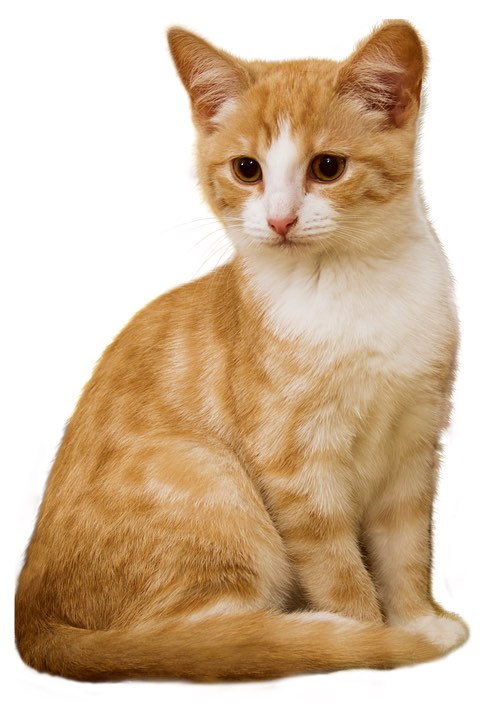
//> input picture 第一部分-快速上手OpenCV/chapter01-邂逅OpenCV/cat.jpg, 498 x 720 px
$ ./RemapComphrensiveExample   (built with g++ and OpenCV 4)
//> lines starting //> are read from the running program, lines starting //| are printed output that depends on the picture
#include <iostream>
#include <vector>
#include <opencv2/opencv.hpp>
#include <opencv2/highgui/highgui.hpp>
#include <opencv2/imgproc/imgproc.hpp>

using namespace std;
using namespace cv;

#define WINDOW_NAME "[程序窗口]"

// 全局变量声明
Mat g_srcImage, g_dstImage;
Mat g_map_x, g_map_y;

// 全局函数声明
int update_map(int key);
static void ShowHelpText();

int main(int argc, char** argv) {

    // [1] 载入原始图
    g_srcImage = imread("cat.jpg");
//> g_srcImage is the input picture: 720 rows x 498 cols, CV_8UC3; mean B, G, R 162.6, 189.2, 213.4
    if (!g_srcImage.data) {
        printf("读取图片错误, 请确定目录下是否有imread指定的图片存在~! \n");
        return false;
    }

    // [2] 创建和原始图一样的效果图, x重映射图, y重映射图
    g_dstImage.create(g_srcImage.size(), g_srcImage.type());
    g_map_x.create(g_srcImage.size(), CV_32FC1);
    g_map_y.create(g_srcImage.size(), CV_32FC1);

    // [3] 创建窗口并显示
    namedWindow(WINDOW_NAME, WINDOW_AUTOSIZE);
    imshow(WINDOW_NAME, g_srcImage);

    ShowHelpText();

    // [4] 轮询按键, 更新map_x和map_y的值, 进行重映射操作并显示效果图
    while (1) {
        // 获取键盘按键
        int key = waitKey(0);
//> the key '1' is pressed

        // 判断ESC是否按下, 若按下便退出
        if ((key & 255) == 27) {
            cout << "程序退出......\n";
            break;
        }

        // 根据按下的键盘按键来更新map_x & map_y的值, 然后调用remap()进行重映射
        update_map(key);
//> after the loop in update_map, `for (int i=0; i < g_srcImage.rows; i++)`:
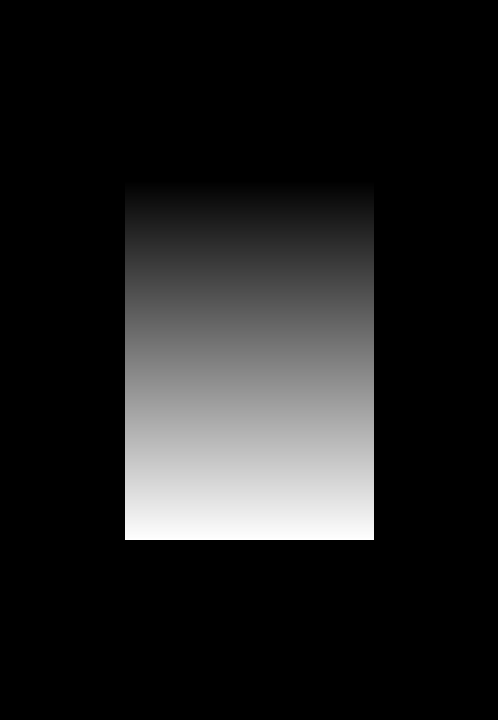
//> g_map_y: 720 rows x 498 cols, CV_32FC1; min 0, max 718.5, mean 89.9; drawn with min black and max white
        remap(g_srcImage, g_dstImage, g_map_x, g_map_y, INTER_LINEAR, BORDER_CONSTANT, Scalar(0, 0, 0));
//> the key '2' is pressed
//> call 2 of update_map, with key = 50
//> after the loop in update_map (call 2), `for (int i=0; i < g_srcImage.rows; i++)`:
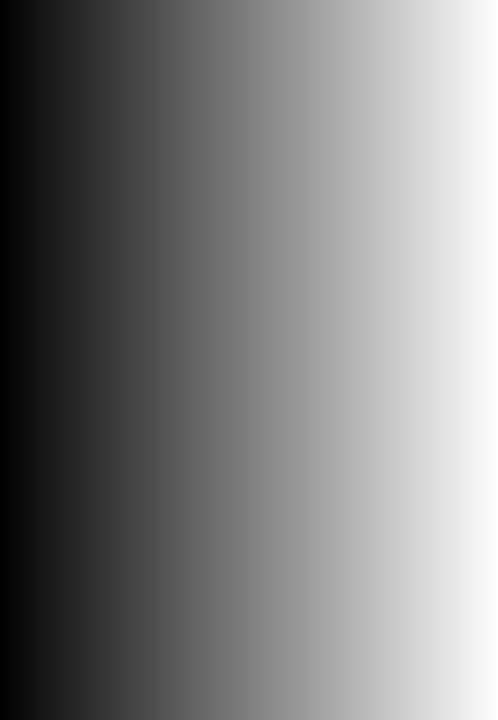
//> g_map_x: 720 rows x 498 cols, CV_32FC1; min 0, max 497, mean 248.5; drawn with min black and max white
//> after the loop in update_map (call 2), `for (int i=0; i < g_srcImage.rows; i++)`:
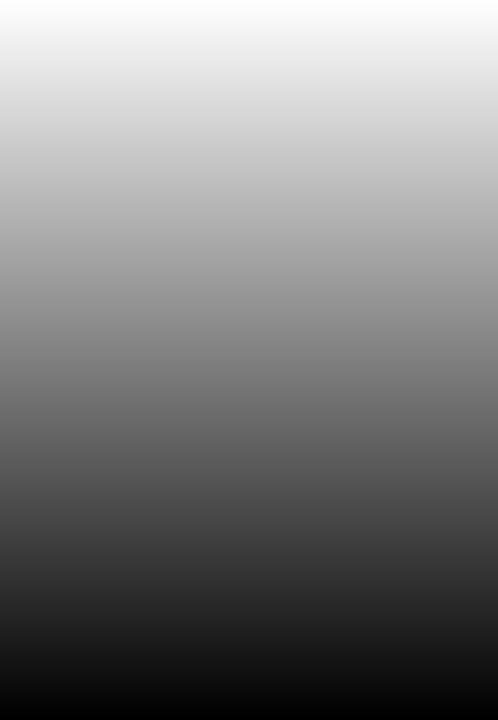
//> g_map_y: 720 rows x 498 cols, CV_32FC1; min 1, max 720, mean 360.5; drawn with min black and max white
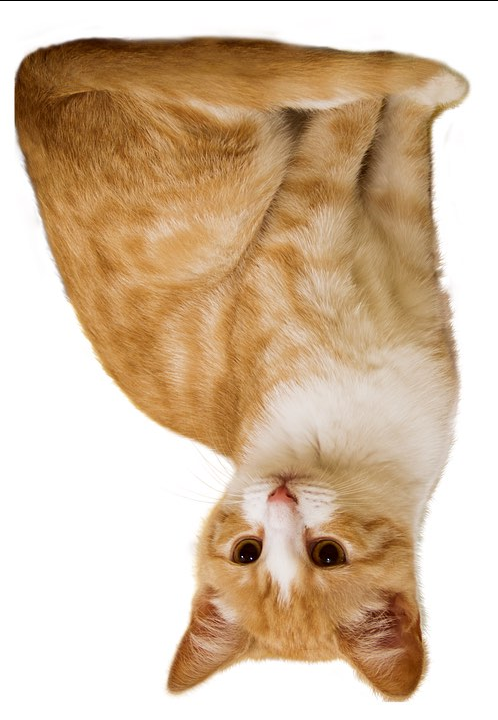
//> g_dstImage: 720 rows x 498 cols, CV_8UC3; mean B, G, R 162.2, 188.8, 213
//> the key '3' is pressed
//> call 3 of update_map, with key = 51
//> after the loop in update_map (call 3), `for (int i=0; i < g_srcImage.rows; i++)`:
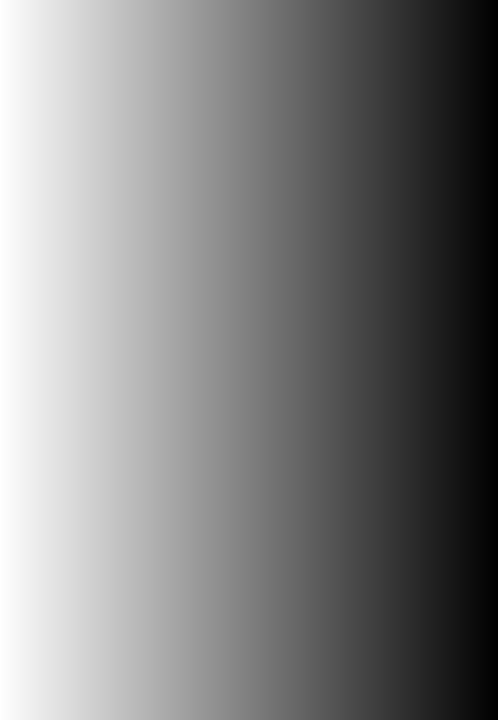
//> g_map_x: 720 rows x 498 cols, CV_32FC1; min 1, max 498, mean 249.5; drawn with min black and max white
//> after the loop in update_map (call 3), `for (int i=0; i < g_srcImage.rows; i++)`:
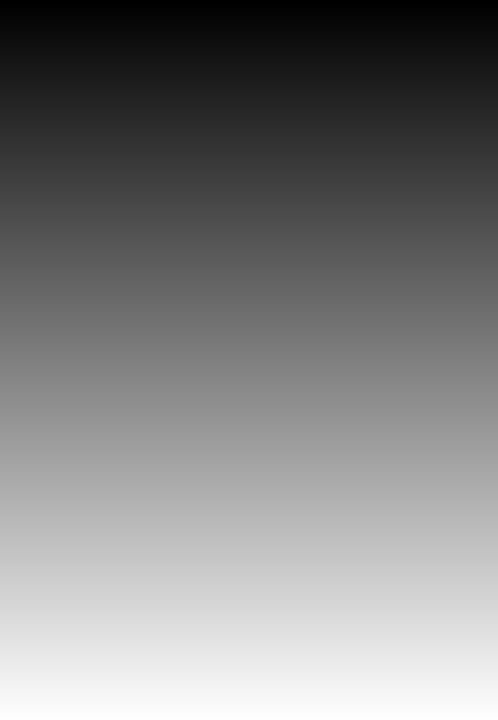
//> g_map_y: 720 rows x 498 cols, CV_32FC1; min 0, max 719, mean 359.5; drawn with min black and max white
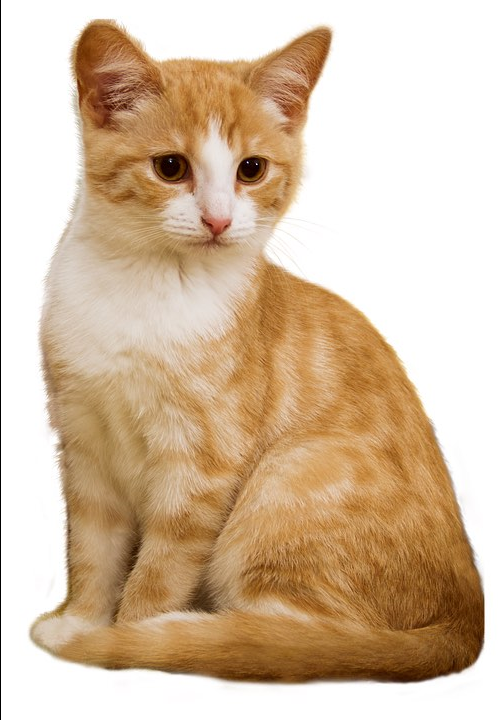
//> g_dstImage: 720 rows x 498 cols, CV_8UC3; mean B, G, R 162, 188.7, 212.8
//> the Esc key is pressed

        // 显示效果图
        imshow(WINDOW_NAME, g_dstImage);
    }

    return 0;

}

// 根据按键来更新map_x与map_y的值
int update_map(int key) {
    // 双层循环, 遍历每一个像素点
    for (int i=0; i < g_srcImage.rows; i++) {
        for (int j=0; j < g_srcImage.cols; j++) {
            switch(key) {
                case '1':  //　键盘[1]键按下, 进行第一种重映射操作
                    if (j > g_srcImage.cols * 0.25 && j < g_srcImage.cols * 0.75 && i > g_srcImage.rows * 0.25 && i < g_srcImage.rows * 0.75) {
                        g_map_x.at<float>(i, j) = static_cast<float>(2 * (j - g_srcImage.cols * 0.25) + 0.5);
                        g_map_y.at<float>(i, j) = static_cast<float>(2 * (i - g_srcImage.rows * 0.25) + 0.5);
                    }
                    else {
                        g_map_x.at<float>(i, j) = 0;
                        g_map_y.at<float>(i, j) = 0;
                    }
                    break;

                case '2':  // 键盘[2]键按下, 进行第二种重映射操作
                    g_map_x.at<float>(i, j) = static_cast<float>(j);
                    g_map_y.at<float>(i, j) = static_cast<float>(g_srcImage.rows - i);
                    break;

                case '3':  // 键盘[3]键按下, 进行第三种重映射操作
                    g_map_x.at<float>(i, j) = static_cast<float>(g_srcImage.cols - j);
                    g_map_y.at<float>(i, j) = static_cast<float>(i);
                    break;

                case '4':  // 键盘[４]键按下, 进行第四种重映射操作
                    g_map_x.at<float>(i, j) = static_cast<float>(g_srcImage.cols - j);
                    g_map_y.at<float>(i, j) = static_cast<float>(g_srcImage.rows - i);
                    break;

                default:
                    break;

            }
        }
    }

    return 1;
}

static void ShowHelpText() {

    printf("\n\n\n\t欢迎来到重映射示例程序~\n\n");
    printf("\t当前使用的OpenCV版本为OpenCV " CV_VERSION);
    printf("\n\n\t按键操作说明: \n\n"
            "\t\t键盘按键[ESC]-退出程序\n"
            "\t\t键盘按键[1]-第一种映射方式\n"
            "\t\t键盘按键[2]-第二种映射方式\n"
            "\t\t键盘按键[3]-第三种映射方式\n"
            "\t\t键盘按键[4]-第四种映射方式\n");
}
